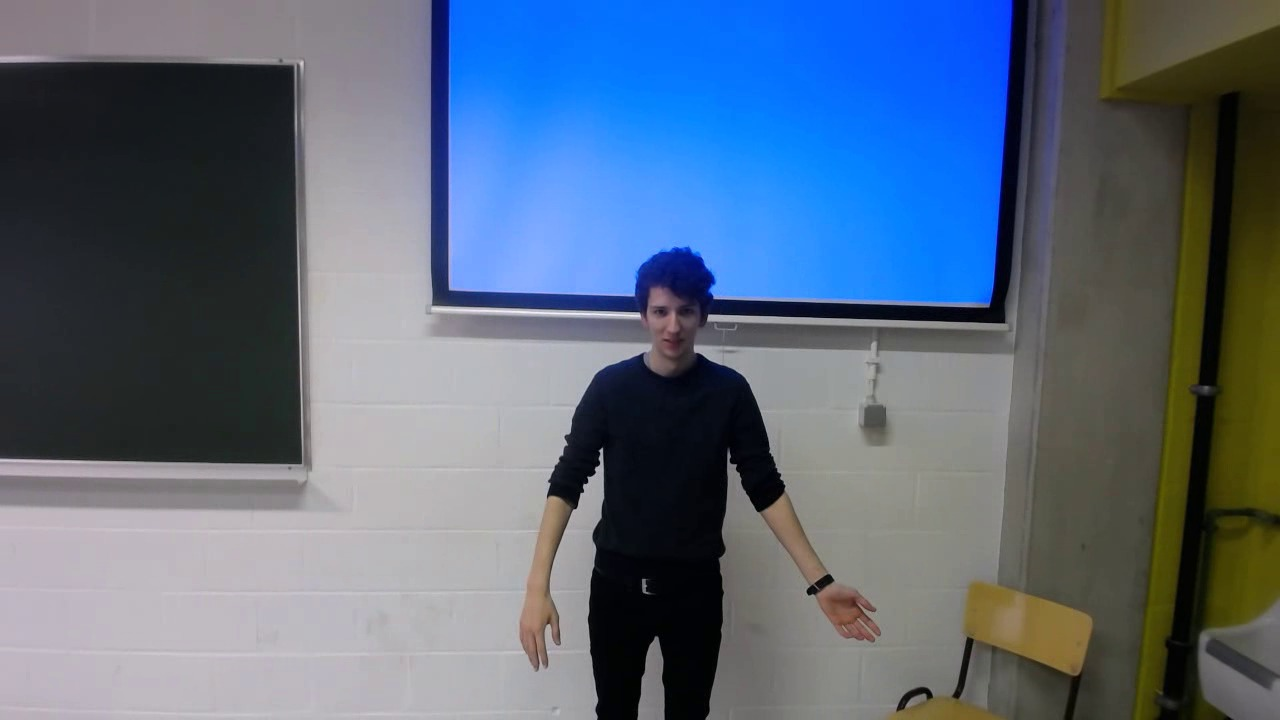
//> input picture sessie1/imageColor.jpg, 1280 x 720 px
$ ./main imageColor.jpg -thresholding=imageBimodal.jpg -bimodal=imageBimodal.jpg   (built with g++ and OpenCV 4)
//> lines starting //> are read from the running program, lines starting //| are printed output that depends on the picture; after the words box and inside, x2 and y2 are one past the last pixel; in counts of white or black regions, pixels touching at a corner belong together
#include <iostream>
#include <opencv2/opencv.hpp>

using namespace std;
using namespace cv;

int main(int argc, const char** argv)
{
   /**
    *     helper function to parse commands
    */
    CommandLineParser parser(argc, argv,
                             "{help h usage ?|       | show this message}"
                             "{@image|  | (required) path to image}"
                             "{thresholding t |       | thresholding part(skin filtering)}"
                             "{bimodal b|   | thresholding part(scanned document)}"
                             "{clean c| |use erosion and dilation to clean up the image}"
    );
    //if help
    if(parser.has("help"))
    {
        parser.printMessage();
        cerr<<"Use absolute path"<<endl;
        return 1;
    }
    //check image location
    string image_path(parser.get<string>("@image"));
    if(image_path.empty())
    {
        cerr<<"no image location given"<<endl;
        parser.printMessage();
        return -1;
    }
    //read in image
    Mat image = imread(image_path);
//> image is the input picture: 720 rows x 1280 cols, CV_8UC3; mean B, G, R 125.8, 105.7, 90.2
    if(image.empty())
    {
        cerr<<"could not read image"<<endl;
        parser.printMessage();
        return -1;
    }
    /**
     *  The following part executes hen the thresholding or t parameter is given to the function.
     *  Requires: Imagecolor.png (https://github.com/EAVISE/2018_labo_beeldinterpretatie/tree/master/sessie_1/Imagecolor.jpg)
     */
    if(parser.has("thresholding"))
    {
        vector<Mat>channels;
        split(image, channels);
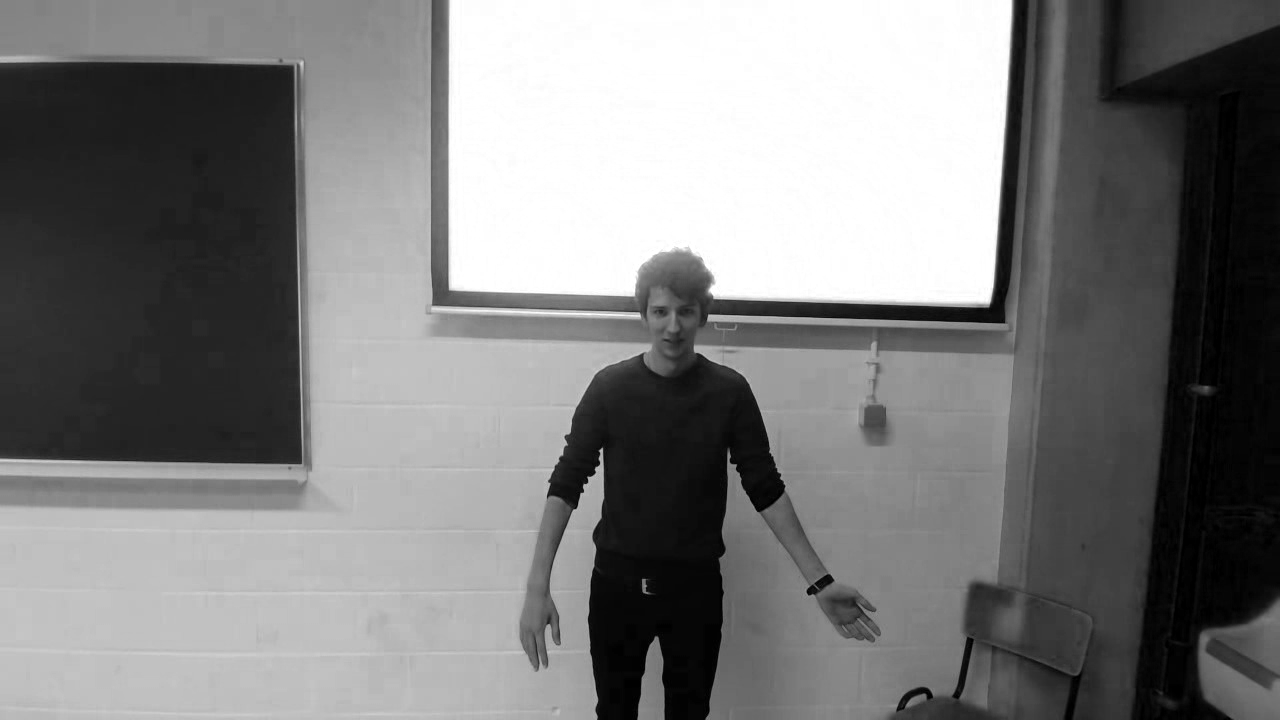
//> channels[0]: 720 rows x 1280 cols, CV_8UC1; min 0, max 255, mean 125.8
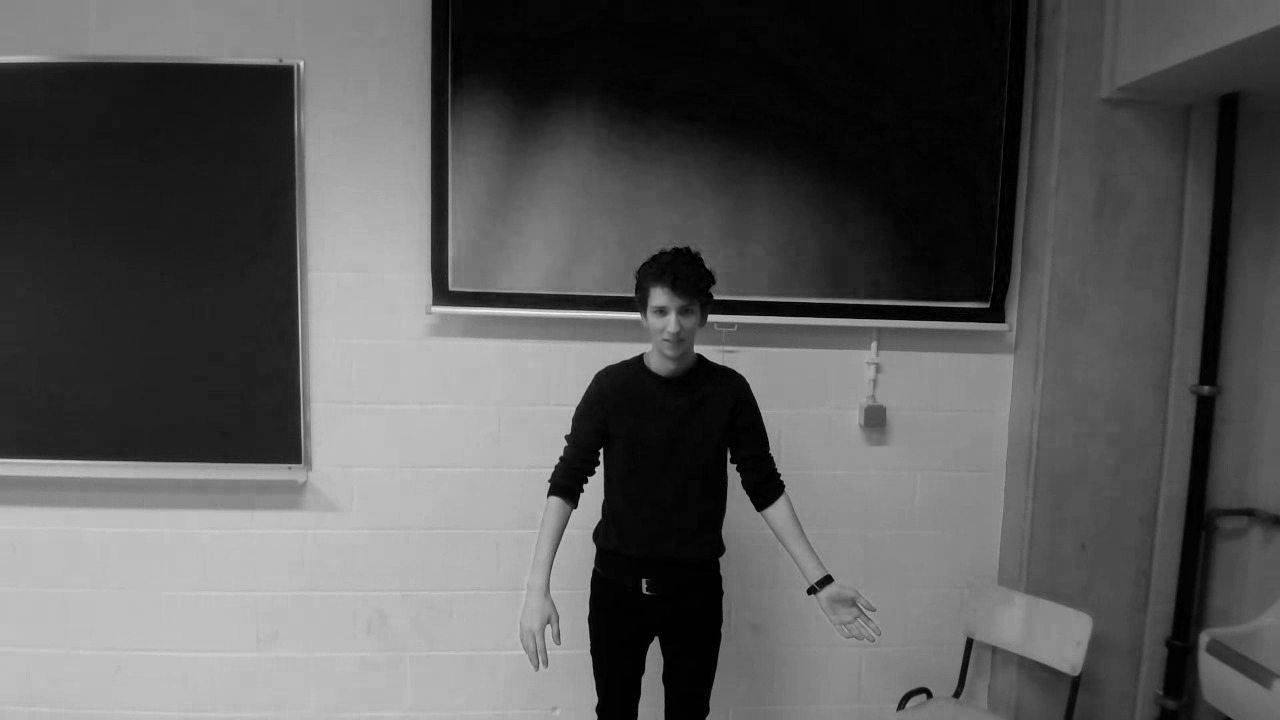
//> channels[2]: 720 rows x 1280 cols, CV_8UC1; min 0, max 244, mean 90.2
        Mat B = channels[0];
        Mat G = channels[1];
        Mat R = channels[2];

        //create 2 masks, same size as input image
        Mat mask_1 = Mat::zeros(image.rows,image.cols, CV_8UC1);
        Mat mask_2 = mask_1.clone();
        //use the long, difficult and incredibly annoying way of implementing the filter
        for(int row=0;row<image.rows;row++)
        {
            for(int col=0;col<image.cols;col++)
            {
                if(
                        (R.at<uchar>(row,col)>95) && (G.at<uchar>(row,col)>40) && (B.at<uchar>(row,col)>20) &&
                        ((max(R.at<uchar>(row,col),max(G.at<uchar>(row,col),B.at<uchar>(row,col))) -
                        min(R.at<uchar>(row,col), min(G.at<uchar>(row,col),B.at<uchar>(row,col))))>15) &&
                        (abs(R.at<uchar>(row,col)-G.at<uchar>(row,col))>15) && (R.at<uchar>(row,col)>G.at<uchar>(row,col)) && (R.at<uchar>(row,col)>B.at<uchar>(row,col)))
                {
                    //if all the above is true, set the mask at that pixel to true (or255 in this case)
                    //cerr<<"true"<<endl;
                    mask_1.at<uchar>(row,col)= 255;
                }
                else
                {
                    //do nothing
                    //cerr<<"false"<<endl;
                }
            }
        }
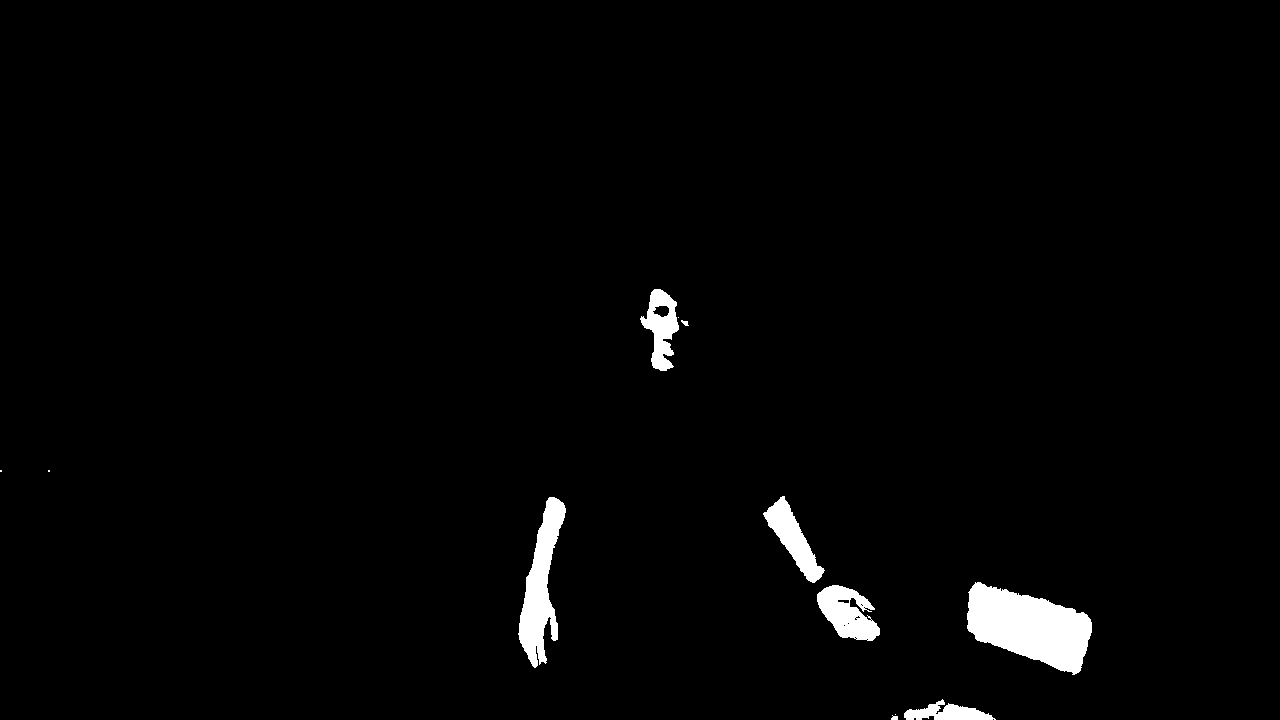
//> mask_1: 720 rows x 1280 cols, CV_8UC1; 1.9% white; 12 white regions (4 under 20 px), largest, box (x1, y1, x2, y2) and area: (967, 582, 1092, 675) 7169, (518, 497, 566, 668) 3797, (817, 585, 880, 641) 2167
        //show the mask we created
        namedWindow("masker met for loop", WINDOW_AUTOSIZE);
        imshow("masker met for loop", mask_1);
        waitKey(0);

        //more elegant way of implementing, using matrix operations
        mask_2 = (R>95) & (G>40) & (B>20) & ((max(R, max(G,B)) - min(R,min(G,B)))>15) & (abs(R-G)>15) & (R>G) & (R>B);
        mask_2 = mask_2*255;    //the matrix only sets the bit to 1, zo we need to multiply with 255
        //show mask with matrix operations, naturally this is the same result as the previous window
        namedWindow("masker met matrix operaties", WINDOW_AUTOSIZE);
        imshow("masker met matrix operaties", mask_2);
        waitKey(0);

        //stitch the mask to the original, so we can see the colors
        Mat finaal(image.rows, image.cols, CV_8UC3);
        Mat blauw = channels[0] & mask_2;
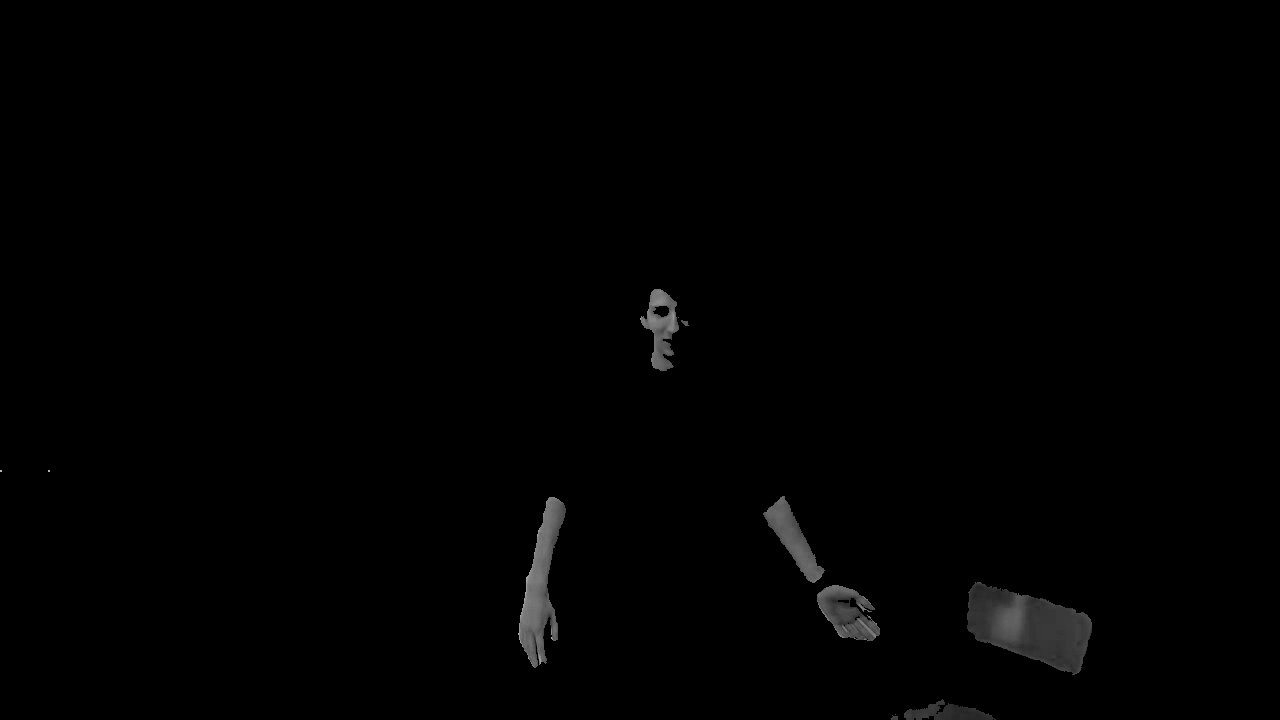
//> blauw: 720 rows x 1280 cols, CV_8UC1; min 0, max 186, mean 1.5
        Mat groen = channels[1] & mask_2;
        Mat rood = channels[2] & mask_2;

        Mat in[] = {blauw,groen,rood};
        int from_to[] = {0,0,1,1,2,2};
        mixChannels(in,3,&finaal,1,from_to,3);

        namedWindow("segmented skin", WINDOW_AUTOSIZE);
        imshow("segmented skin", finaal);
        waitKey(0);
    }
    /**
     *  This function tests the OTSU and CHANE part to see which one performes best. both are types of thresholding, but the way we used in Thresholding is not accurate
     *  Requires: ImageBimodal.png (https://github.com/EAVISE/2018_labo_beeldinterpretatie/tree/master/sessie_1/ImageBimodal.jpg)
     */
    else if(parser.has("bimodal"))
    {
        //convert the image to gray, because OTSU expects gray image
        Mat gray_image;
        cvtColor(image,gray_image,COLOR_BGR2GRAY);
        namedWindow("zwartwit kassaticket", WINDOW_AUTOSIZE);
        imshow("zwartwit kassaticket", gray_image);
        waitKey(0);

        //apply OTSU
        Mat OTSU;
        threshold(gray_image, OTSU, 0 , 255, THRESH_OTSU | THRESH_BINARY);
        namedWindow("OTSU kassaticket", WINDOW_AUTOSIZE);
        imshow("OTSU kassaticket", OTSU);
        waitKey(0);

        //use histogram equilisation
        Mat equal;
        equalizeHist(gray_image.clone(),equal);
        namedWindow("Equalised kassaticket", WINDOW_AUTOSIZE);
        imshow("Equialised kassaticket", equal);
        waitKey(0);

        //use CLAHE
        Mat CLAHEMAT;
        Ptr<CLAHE> claheptr = createCLAHE();
        claheptr->setTilesGridSize(Size(15,15));
        claheptr->setClipLimit(1);
        claheptr->apply(gray_image.clone(), CLAHEMAT);
        namedWindow("CLAHE kassaticket", WINDOW_AUTOSIZE);
        imshow("CLAHE kassaticket", CLAHEMAT);
        waitKey(0);
    }
    /**
     * 1.2; Erosion and dilation, how can we 'clean up' the input image, and find the features of the image
     *  Requires: ImagecolorAdapted.png (https://github.com/EAVISE/2018_labo_beeldinterpretatie/tree/master/sessie_1/ImagecolorAdapted.jpg)
     */
    else if(parser.has("clean"))
    {
        //split the imput image in 3 channels to filter the same way we did in Thresholding
        vector<Mat>channels;
        split(image, channels);
        Mat B = channels[0];
        Mat G = channels[1];
        Mat R = channels[2];

        Mat mask = Mat::zeros(image.rows,image.cols, CV_8UC1);
        mask = (R>95) & (G>40) & (B>20) & ((max(R, max(G,B)) - min(R,min(G,B)))>15) & (abs(R-G)>15) & (R>G) & (R>B);
        mask = mask*255;
        namedWindow("masker", WINDOW_AUTOSIZE);
        imshow("masker", mask);
        waitKey(0);
        //filter out the small dots
        erode(mask,mask,Mat(), Point(-1,-1), 2);
        dilate(mask,mask, Mat(), Point(-1,-1), 2);

        namedWindow("masker na eerste erode+dilate", WINDOW_AUTOSIZE);
        imshow("masker na eerste erode+dilate", mask);
        waitKey(0);
        //find big blobs
        dilate(mask,mask, Mat(), Point(-1,-1), 5);
        erode(mask,mask,Mat(), Point(-1,-1), 5);

        namedWindow("masker na dilate+erode", WINDOW_AUTOSIZE);
        imshow("masker na dilate+erode", mask);
        waitKey(0);

        //find outer contours
        vector< vector <Point>> contouren;
        findContours(mask.clone(), contouren, RETR_EXTERNAL, CHAIN_APPROX_NONE);
        vector <vector <Point>> hulls;
        for(size_t i=0;i<contouren.size();i++)
        {
            vector<Point> hull;
            convexHull(contouren[i],hull);
            hulls.push_back(hull);
        }
        //color in the hulls by using -1 as thickness
        drawContours(mask,hulls, -1,255,-1);
        namedWindow("masker met hulls", WINDOW_AUTOSIZE);
        imshow("masker met hulls", mask);
        waitKey(0);

        //yet again, apply the mask on the original image to see the colors
        Mat finaal(image.rows, image.cols, CV_8UC3);
        Mat blauw=channels[0]&mask;
        Mat groen = channels[1]&mask;
        Mat rood = channels[2]&mask;

        Mat in[] = {blauw, groen, rood};
        int from_to[] = {0,0,1,1,2,2};
        mixChannels(in, 3, &finaal, 1, from_to, 3);

        namedWindow("resultaat", WINDOW_AUTOSIZE);
        imshow("resultaat", finaal);
        waitKey(0);
    }
    return 0;
}
